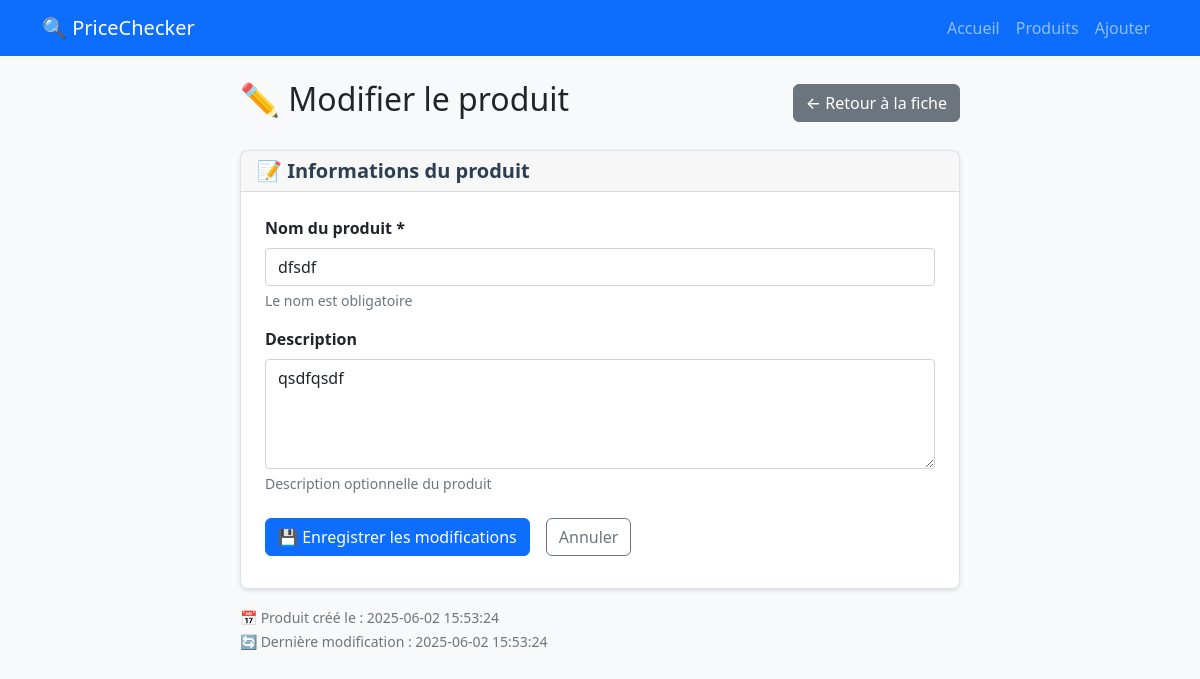
/product/4/edit, run on an earlier commit of the app's database.
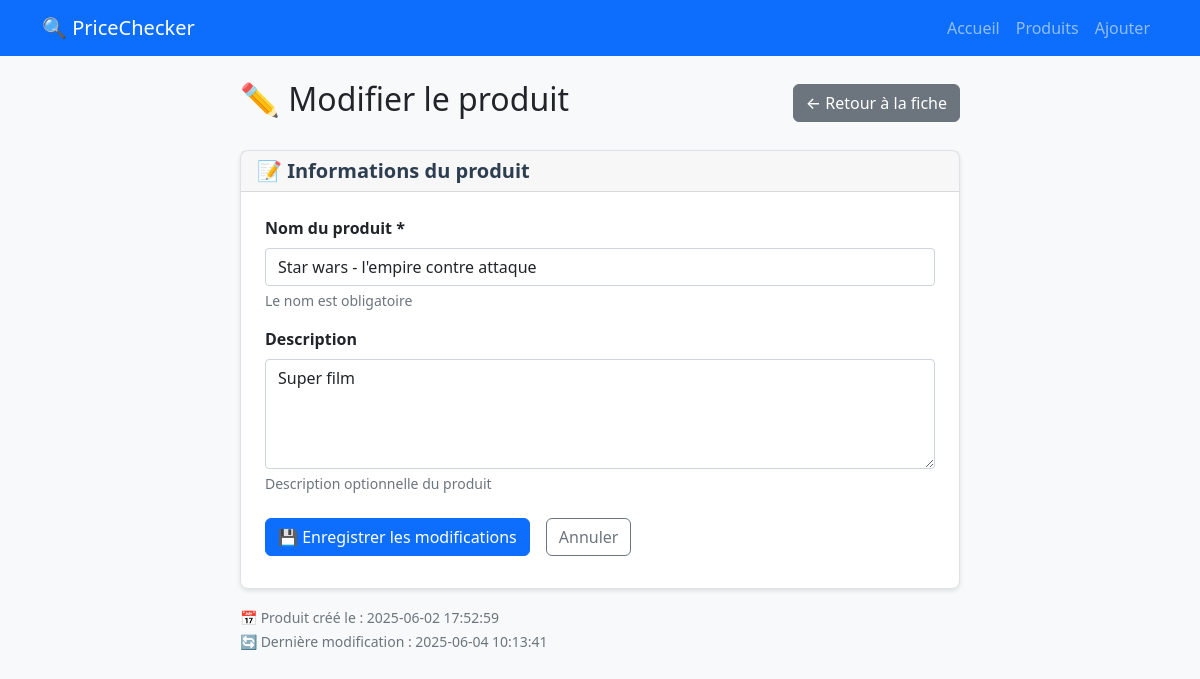
And on a later commit of the database.
### tables this page shows
CREATE TABLE products (
            id INTEGER PRIMARY KEY AUTOINCREMENT,
            name TEXT NOT NULL,
            description TEXT,
            created_at DATETIME DEFAULT CURRENT_TIMESTAMP,
            updated_at DATETIME DEFAULT CURRENT_TIMESTAMP
        );

### app/routes.py (the view, shortened to what this page needs)
@main.route('/product/<int:product_id>/edit', methods=['GET', 'POST'])
def edit_product(product_id):
    product = get_product_by_id(product_id)
    if not product:
        flash('Produit introuvable', 'error')
        return redirect(url_for('main.index'))  # ← main. ajouté
    return render_template('edit_product.html', product=product)

### database/models.py (called while the page is built)
def get_db_connection():
    try:
        if current_app:
            db_path = current_app.config.get('DATABASE_PATH', 'pricechecker.db')
        else:
            db_path = 'pricechecker.db'
        conn = sqlite3.connect(db_path)
        conn.row_factory = sqlite3.Row
        if hasattr(current_app.config, 'SQLITE_PRAGMAS'):
            for pragma, value in current_app.config.SQLITE_PRAGMAS.items():
                conn.execute(f"PRAGMA {pragma} = {value}")
        return conn
    except Exception as e:
        logger.error(f"Erreur connexion DB: {e}")
        raise

def dict_from_row(row):
    if row is None:
        return None
    return {key: row[key] for key in row.keys()}

def get_product_by_id(product_id):
    conn = get_db_connection()
    cursor = conn.cursor()
    row = cursor.execute(
        'SELECT id, name, description, created_at, updated_at FROM products WHERE id = ?',
        (product_id,)
    ).fetchone()
    conn.close()
    return dict_from_row(row) if row else None

### app/templates/edit_product.html (shortened to what this page needs)
{% extends "base.html" %}
{% block content %}
<div class="container mt-4">
    <div class="row">
        <div class="col-md-8 offset-md-2">
            <div class="d-flex justify-content-between align-items-center mb-4">
                <h2>✏️ Modifier le produit</h2>
                <a href="{{ url_for('main.product_detail', product_id=product.id) }}"
                   class="btn btn-secondary">
                    ← Retour à la fiche
                </a>
            </div>
            <div class="card">
                <div class="card-header">
                    <h5 class="card-title mb-0">📝 Informations du produit</h5>
                </div>
                <div class="card-body">
                    <form method="POST">
                        <div class="mb-3">
                            <label for="name" class="form-label">
                                <strong>Nom du produit *</strong>
                            </label>
                            <input type="text"
                                   class="form-control"
                                   id="name"
                                   name="name"
                                   value="{{ product.name }}"
                                   required
                                   maxlength="200"
                                   placeholder="Nom du produit">
                            <div class="form-text">Le nom est obligatoire</div>
                        </div>
                        <div class="mb-4">
                            <label for="description" class="form-label">
                                <strong>Description</strong>
                            </label>
                            <textarea class="form-control"
                                      id="description"
                                      name="description"
                                      rows="4"
                                      placeholder="Description du produit (optionnel)">{{ product.description or '' }}</textarea>
                            <div class="form-text">Description optionnelle du produit</div>
                        </div>
                        <div class="d-flex gap-2">
                            <button type="submit" class="btn btn-primary">
                                💾 Enregistrer les modifications
                            </button>
                            <a href="{{ url_for('main.product_detail', product_id=product.id) }}"
                               class="btn btn-outline-secondary">
                                Annuler
                            </a>
                        </div>
                    </form>
                </div>
            </div>
            <div class="mt-3">
                <small class="text-muted">
                    📅 Produit créé le : {{ product.created_at }}<br>
                    🔄 Dernière modification : {{ product.updated_at or 'Jamais modifié' }}
                </small>
            </div>
        </div>
    </div>
</div>
{% endblock %}

What changed in the data, as far as the page shows it:
changed products: name "dfsdf" → "Star wars - l'empire contre attaque"; description "qsdfqsdf" → "Super film"; created_at "2025-06-02 15:53:24" → "2025-06-02 17:52:59"; updated_at "2025-06-02 15:53:24" → "2025-06-04 10:13:41"
